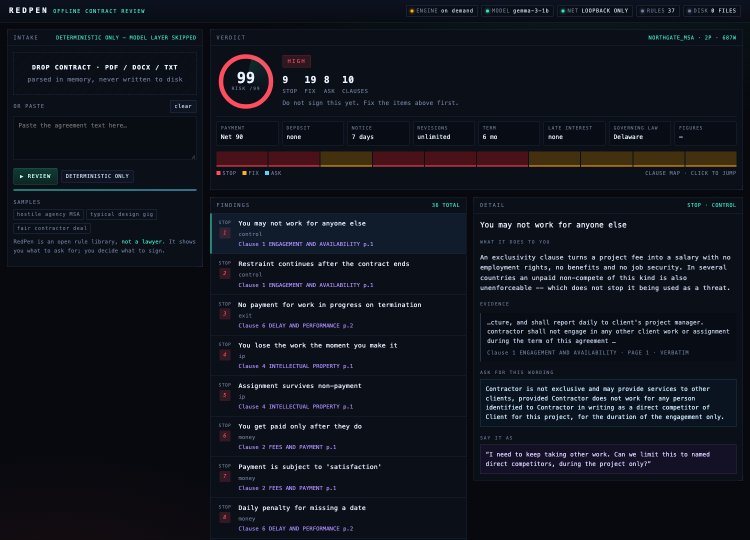
#> input picture assets/shot-01-verdict.png, 1500 x 1080 px (shown at 1/2 size)
$ python build_cover.py
#> lines starting #> are read from the running program, lines starting #| are printed output that depends on the picture
#!/usr/bin/env python3
"""Build the DEV cover image (1000x600) from the real app, not a stock graphic.

The post argues against bolting AI onto things for appearance's sake, so the
cover is composed from an actual screenshot of the running product, in the same
visual language as the UI: dark HUD, monospace, teal and red, corner brackets.

    python3 scripts/build_cover.py [path-to-source-screenshot]

Writes assets/cover.png.
"""

from __future__ import annotations

import sys
from pathlib import Path

from PIL import Image, ImageDraw, ImageFont

ROOT = Path(__file__).resolve().parent.parent
ASSETS = ROOT / "assets"
W, H = 1000, 600

INK = (6, 8, 13)
PANEL = (11, 15, 24)
LINE = (27, 36, 54)
TEXT = (234, 242, 255)
DIM = (111, 127, 156)
TEAL = (57, 230, 196)
RED = (255, 77, 94)
AMBER = (255, 176, 32)


def font(size: int, bold: bool = False):
    candidates = [
        "/System/Library/Fonts/Menlo.ttc",
        "/System/Library/Fonts/Menlo-Bold.ttc",
        "/System/Library/Fonts/SFMono-Regular.otf",
        "/System/Library/Fonts/Supplemental/Monaco.ttf",
    ]
    if bold:
        candidates.insert(0, "/System/Library/Fonts/SFMono-Bold.otf")
    for path in candidates:
        if Path(path).exists():
            try:
                return ImageFont.truetype(path, size, index=1 if bold else 0)
            except OSError:
                try:
                    return ImageFont.truetype(path, size)
                except OSError:
                    continue
    return ImageFont.load_default()


def spaced(draw, xy, text, f, fill, tracking=0):
    x, y = xy
    for ch in text:
        draw.text((x, y), ch, font=f, fill=fill)
        x += draw.textlength(ch, font=f) + tracking
    return x


def bracket(draw, box, color=LINE, size=14, width=1):
    x0, y0, x1, y1 = box
    for cx, cy, dx, dy in ((x0, y0, 1, 1), (x1, y0, -1, 1), (x0, y1, 1, -1), (x1, y1, -1, -1)):
        draw.line([cx, cy, cx + dx * size, cy], fill=color, width=width)
        draw.line([cx, cy, cx, cy + dy * size], fill=color, width=width)


def main() -> int:
    src = Path(sys.argv[1]) if len(sys.argv) > 1 else ASSETS / "shot-01-verdict.png"
    if not src.exists():
        print(f"no source screenshot at {src}", file=sys.stderr)
        return 1

    im = Image.new("RGB", (W, H), INK)
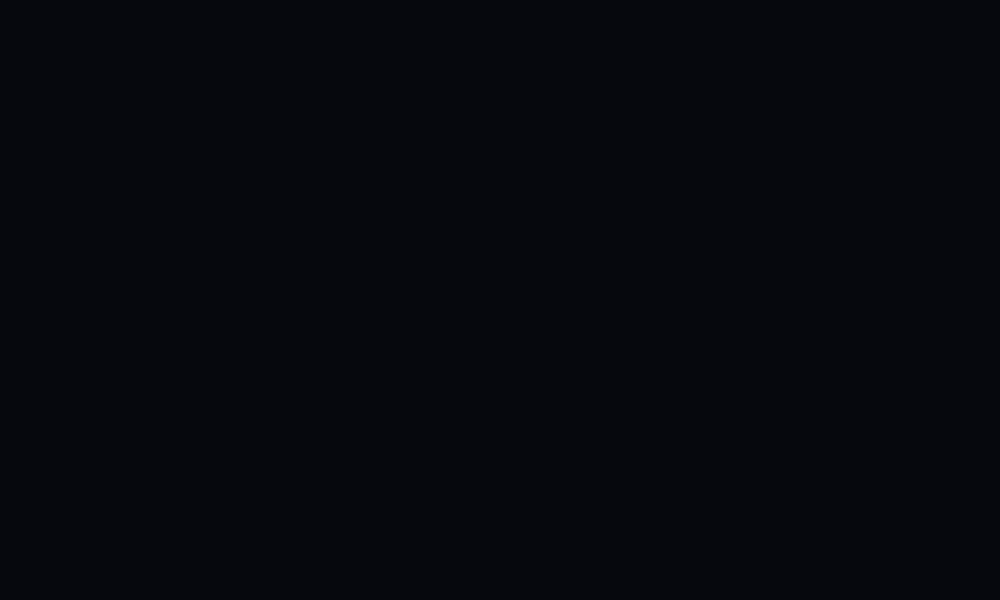
#> im: PIL image 1000x600 RGB; mean R, G, B 6, 8, 13
    d = ImageDraw.Draw(im)

    # background: scanlines, a faint grid, and two soft glows
    for y in range(0, H, 4):
        d.line([0, y, W, y], fill=(9, 12, 19))
    for x in range(0, W, 50):
        d.line([x, 0, x, H], fill=(11, 15, 23))
    for cx, cy, r, col in ((180, 120, 320, (16, 44, 40)), (880, 520, 300, (46, 16, 22))):
        glow = Image.new("RGB", (W, H), INK)
        gd = ImageDraw.Draw(glow)
        gd.ellipse([cx - r, cy - r, cx + r, cy + r], fill=col)
        im = Image.blend(im, glow, 0.35)
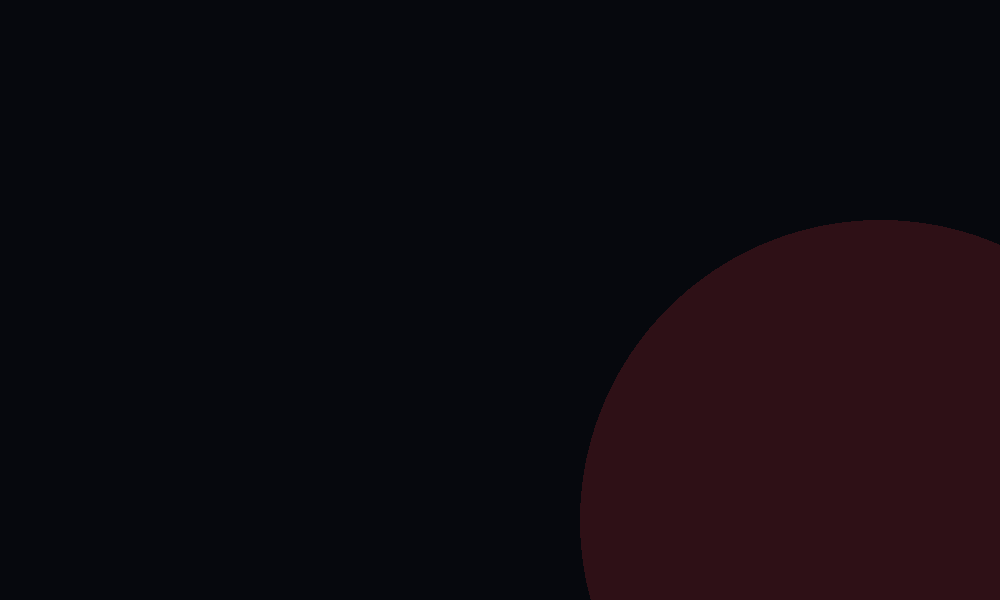
#> glow: PIL image 1000x600 RGB; mean R, G, B 15.3, 9.9, 15.1
    d = ImageDraw.Draw(im)

    # ---- right: the real UI, cropped to the verdict + findings column -------
    shot = Image.open(src).convert("RGB")
#> shot is the input picture: PIL image 1500x1080 RGB; mean R, G, B 17.2, 20.2, 28.9
    # take the gauge + clause-map + first findings, which is the informative part
    crop = shot.crop((int(shot.width * 0.28), int(shot.height * 0.05),
                      int(shot.width * 0.66), int(shot.height * 0.52)))
    box_w, box_h = 452, 452
    scale = min(box_w / crop.width, box_h / crop.height)
#> scale = 0.793
    crop = crop.resize((int(crop.width * scale), int(crop.height * scale)), Image.LANCZOS)
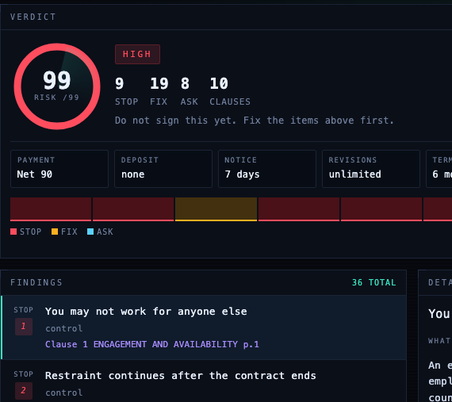
#> crop: PIL image 452x402 RGB; mean R, G, B 22.8, 22.9, 32.5
    px, py = 512, 74
    panel = Image.new("RGB", (box_w, box_h), PANEL)
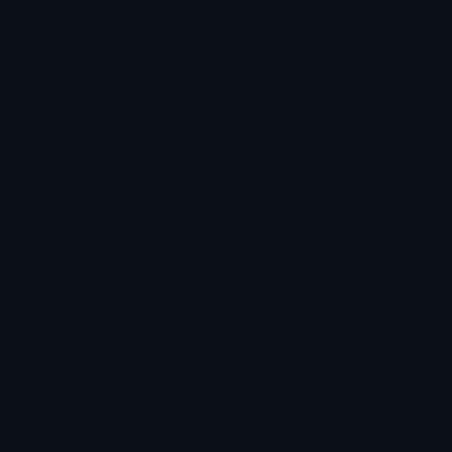
#> panel: PIL image 452x452 RGB; mean R, G, B 11, 15, 24
    ox = (box_w - crop.width) // 2
#> ox = 0
    oy = (box_h - crop.height) // 2
#> oy = 25
    panel.paste(crop, (ox, oy))
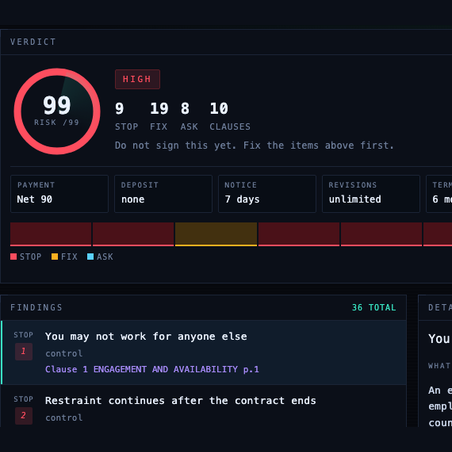
#> panel: PIL image 452x452 RGB; mean R, G, B 21.5, 22, 31.5
    # Fade the right edge so the interface reads as bleeding past the frame
    # rather than being sliced off mid-row.
    fade = Image.new("L", (box_w, box_h), 0)
#> fade: PIL image 452x452 L; every value is 0
    fd = ImageDraw.Draw(fade)
    for x in range(box_w):
        a = 0 if x < box_w - 90 else int(255 * (x - (box_w - 90)) / 90)
        fd.line([x, 0, x, box_h], fill=a)
    panel = Image.composite(Image.new("RGB", (box_w, box_h), PANEL), panel, fade)
    im.paste(panel, (px, py))
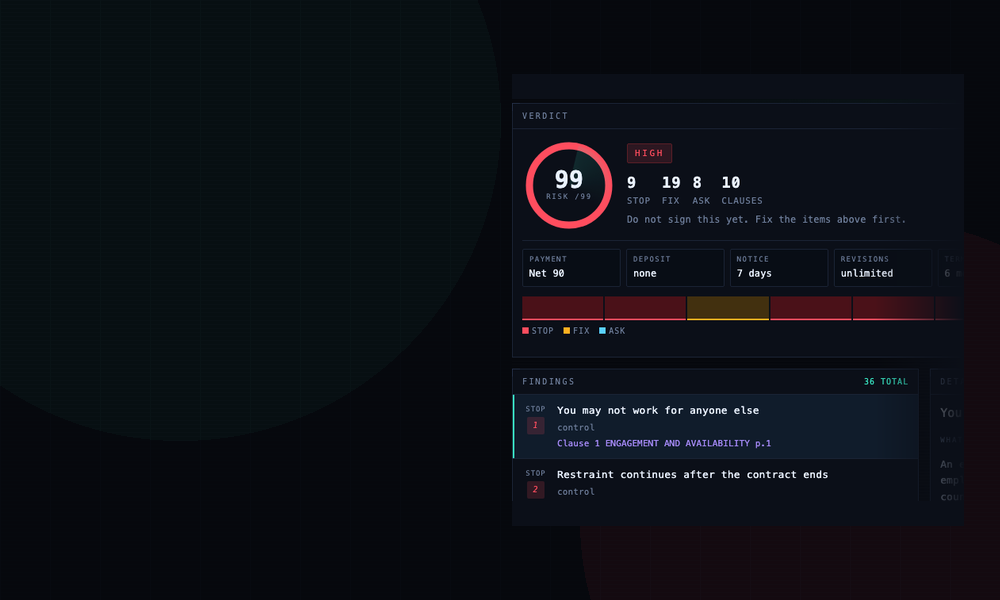
#> im: PIL image 1000x600 RGB; mean R, G, B 12.5, 15.3, 21.4
    d.rectangle([px, py, px + box_w - 1, py + box_h - 1], outline=LINE, width=1)
    bracket(d, (px - 5, py - 5, px + box_w + 4, py + box_h + 4), LINE, 16)
    d.text((px + 12, py + box_h + 12), "the real app · northgate_msa.pdf · 36 findings",
           font=font(13), fill=DIM)

    # ---- left: title block --------------------------------------------------
    end = spaced(d, (48, 96), "REDPEN", font(64), TEXT, tracking=2)
#> end = 99
    # the cursor is placed from the measured end of the word, not a guessed offset
    d.rectangle([end + 10, 108, end + 20, 152], fill=RED)
    spaced(d, (50, 176), "OFFLINE CONTRACT REVIEW", font(17), TEAL, tracking=3)
    d.text((50, 208), "for freelancers who sign things", font=font(19), fill=DIM)

    d.line([48, 258, 470, 258], fill=LINE)

    rows = [
        ("65", "open rules decide", "what is dangerous", TEAL),
        ("1B", "Gemma runs locally ·", "8 GB RAM · no GPU", AMBER),
        ("0", "uploads · accounts ·", "API keys · per-review cost", RED),
    ]
    y = 282
    for big, l1, l2, col in rows:
        d.text((50, y), big, font=font(30), fill=col)
        d.text((112, y + 6), l1, font=font(15), fill=(201, 212, 232))
        d.text((112, y + 27), l2, font=font(15), fill=(201, 212, 232))
        y += 62
#> after the loop, y = 468

    d.line([48, 470, 470, 470], fill=LINE)
    d.text((50, 486), "rules judge · the model writes", font=font(15), fill=TEAL)
    d.text((50, 512), "MIT · github.com/soumwadeep/RedPen", font=font(14), fill=DIM)
    d.text((50, 536), "a pattern library, not a lawyer", font=font(13), fill=(79, 92, 116))

    out = ASSETS / "cover.png"
    im.save(out, optimize=True)
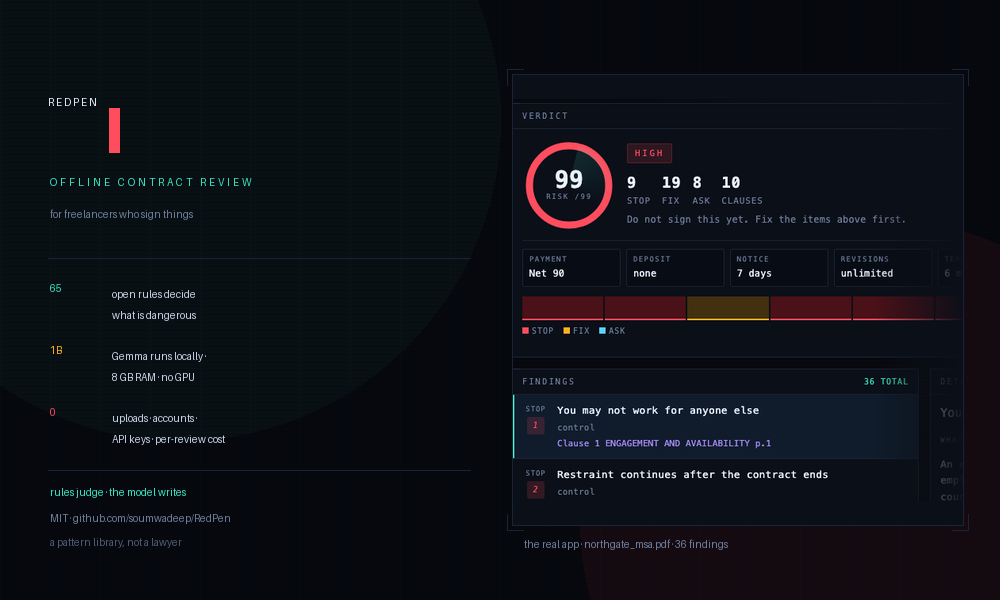
#> saved as cover.png: PIL image 1000x600 RGB; mean R, G, B 13.5, 16.4, 22.6
    print(f"{out}  {im.size}  {out.stat().st_size/1024:.0f} KB")
#| assets/cover.png  (1000, 600)  109 KB
    return 0


if __name__ == "__main__":
    raise SystemExit(main())
#> (the program exits here)

$ run again, with assets/shot-02-evidence.png copied over assets/shot-01-verdict.png
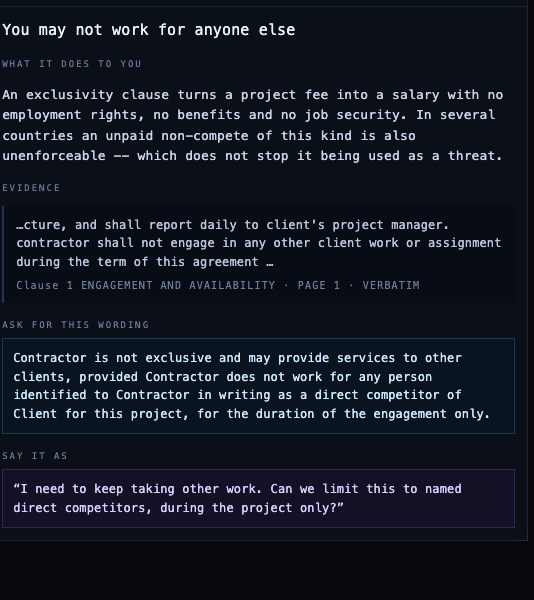
#> input picture assets/shot-02-evidence.png, 534 x 600 px
#> in main, shot is the input picture: PIL image 534x600 RGB; mean R, G, B 21.3, 25.9, 36.9
#> in main, `panel.paste(crop, (ox, oy))`:
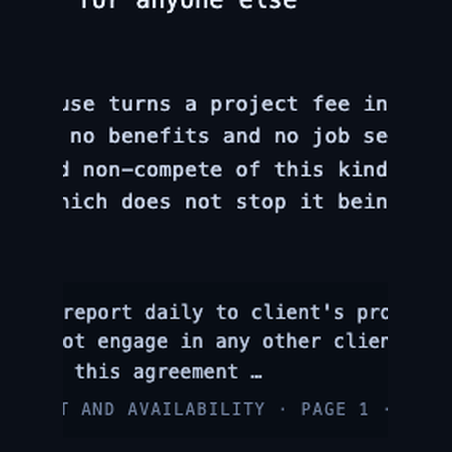
#> panel: PIL image 452x452 RGB; mean R, G, B 19.9, 24.5, 33.9
#> fade: PIL image 452x452 L; every value is 0
#> end = 99
#> after the loop in main, `for big, l1, l2, col in rows:`: y = 468
#> in main, `im.save(out, optimize=True)`:
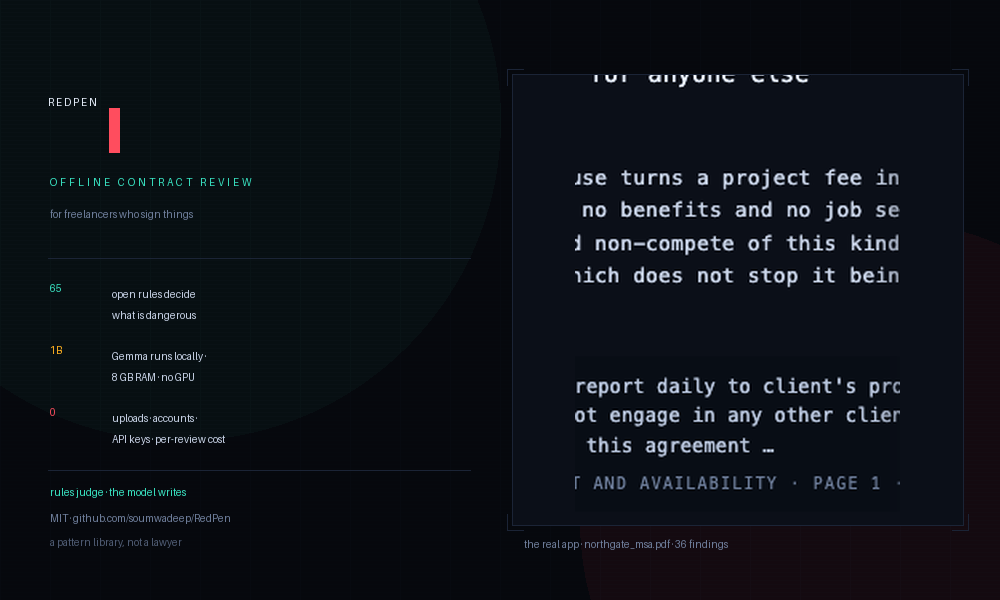
#> saved as cover.png: PIL image 1000x600 RGB; mean R, G, B 13.2, 17.4, 23.5
#| assets/cover.png  (1000, 600)  109 KB

$ run again, with assets/shot-04-clean.png copied over assets/shot-01-verdict.png
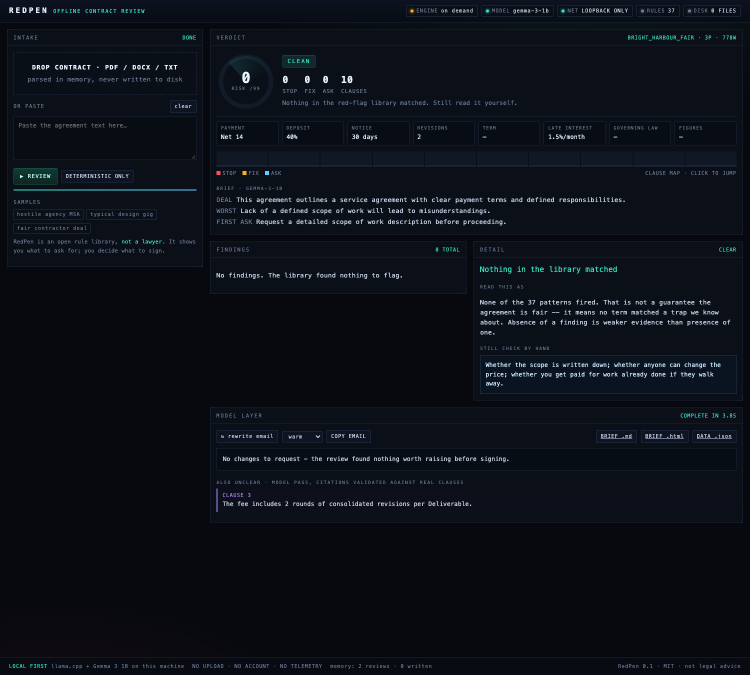
#> input picture assets/shot-04-clean.png, 1500 x 1350 px (shown at 1/2 size)
#> in main, shot is the input picture: PIL image 1500x1350 RGB; mean R, G, B 12.3, 16.2, 24
#> fade: PIL image 452x452 L; every value is 0
#> end = 99
#> after the loop in main, `for big, l1, l2, col in rows:`: y = 468
#> in main, `im.save(out, optimize=True)`:
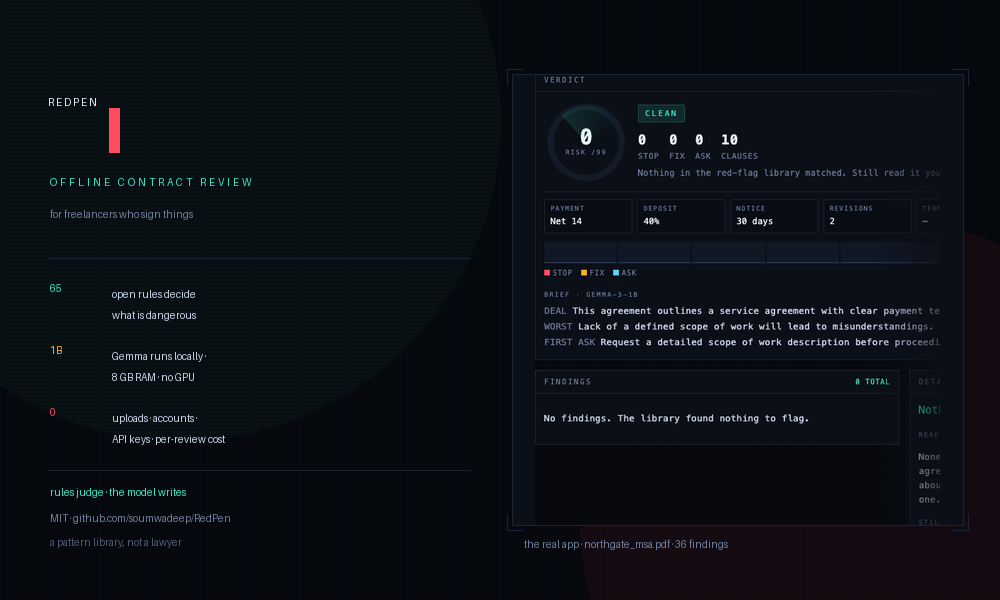
#> saved as cover.png: PIL image 1000x600 RGB; mean R, G, B 11.4, 15.6, 21.5
#| assets/cover.png  (1000, 600)  109 KB
